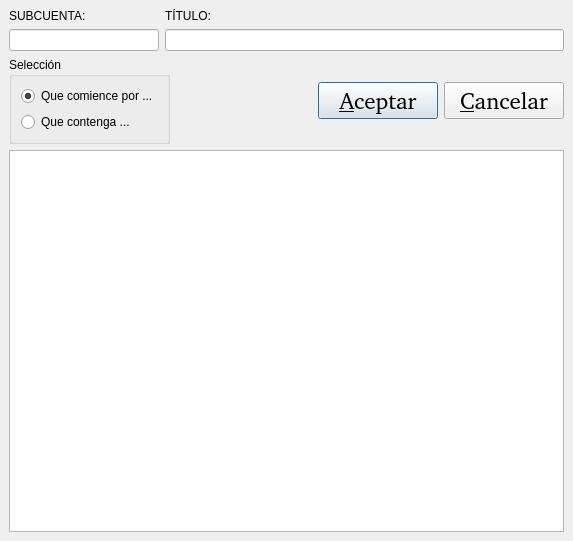
<?xml version="1.0" encoding="UTF-8"?>
<ui version="4.0">
 <author>José Manuel Díez Botella</author>
 <class>buscasubcuenta</class>
 <widget class="QDialog" name="buscasubcuenta">
  <property name="geometry">
   <rect>
    <x>0</x>
    <y>0</y>
    <width>573</width>
    <height>541</height>
   </rect>
  </property>
  <property name="windowTitle">
   <string>Búsqueda Cuenta Auxiliar</string>
  </property>
  <layout class="QVBoxLayout">
   <property name="spacing">
    <number>6</number>
   </property>
   <property name="margin">
    <number>9</number>
   </property>
   <item>
    <layout class="QHBoxLayout">
     <property name="spacing">
      <number>6</number>
     </property>
     <property name="margin">
      <number>0</number>
     </property>
     <item>
      <layout class="QVBoxLayout">
       <property name="spacing">
        <number>6</number>
       </property>
       <property name="margin">
        <number>0</number>
       </property>
       <item>
        <widget class="QLabel" name="TextLabel1">
         <property name="frameShape">
          <enum>QFrame::NoFrame</enum>
         </property>
         <property name="frameShadow">
          <enum>QFrame::Plain</enum>
         </property>
         <property name="text">
          <string>SUBCUENTA:</string>
         </property>
         <property name="wordWrap">
          <bool>false</bool>
         </property>
        </widget>
       </item>
       <item>
        <widget class="QLineEdit" name="SubcuentaLineEdit">
         <property name="maximumSize">
          <size>
           <width>150</width>
           <height>32767</height>
          </size>
         </property>
         <property name="maxLength">
          <number>40</number>
         </property>
        </widget>
       </item>
      </layout>
     </item>
     <item>
      <layout class="QVBoxLayout">
       <property name="spacing">
        <number>6</number>
       </property>
       <property name="margin">
        <number>0</number>
       </property>
       <item>
        <widget class="QLabel" name="TextLabel2">
         <property name="frameShape">
          <enum>QFrame::NoFrame</enum>
         </property>
         <property name="frameShadow">
          <enum>QFrame::Plain</enum>
         </property>
         <property name="text">
          <string>TÍTULO:</string>
         </property>
         <property name="wordWrap">
          <bool>false</bool>
         </property>
        </widget>
       </item>
       <item>
        <widget class="QLineEdit" name="TituloLineEdit">
         <property name="maxLength">
          <number>255</number>
         </property>
        </widget>
       </item>
      </layout>
     </item>
    </layout>
   </item>
   <item>
    <layout class="QHBoxLayout">
     <property name="spacing">
      <number>6</number>
     </property>
     <property name="margin">
      <number>0</number>
     </property>
     <item>
      <widget class="QGroupBox" name="groupBox">
       <property name="title">
        <string>Selección</string>
       </property>
       <layout class="QVBoxLayout">
        <property name="spacing">
         <number>6</number>
        </property>
        <property name="margin">
         <number>9</number>
        </property>
        <item>
         <widget class="QRadioButton" name="ComienceRadioButton">
          <property name="text">
           <string>Que comience por ...</string>
          </property>
          <property name="checked">
           <bool>true</bool>
          </property>
         </widget>
        </item>
        <item>
         <widget class="QRadioButton" name="ContengaRadioButton">
          <property name="text">
           <string>Que contenga ...</string>
          </property>
         </widget>
        </item>
       </layout>
      </widget>
     </item>
     <item>
      <spacer>
       <property name="orientation">
        <enum>Qt::Horizontal</enum>
       </property>
       <property name="sizeHint" stdset="0">
        <size>
         <width>40</width>
         <height>20</height>
        </size>
       </property>
      </spacer>
     </item>
     <item>
      <widget class="QPushButton" name="AceptarBoton">
       <property name="minimumSize">
        <size>
         <width>120</width>
         <height>35</height>
        </size>
       </property>
       <property name="font">
        <font>
         <family>Helvetica [Adobe]</family>
         <pointsize>17</pointsize>
        </font>
       </property>
       <property name="text">
        <string>&amp;Aceptar</string>
       </property>
       <property name="shortcut">
        <string>Alt+A</string>
       </property>
      </widget>
     </item>
     <item>
      <widget class="QPushButton" name="CancelarBoton">
       <property name="minimumSize">
        <size>
         <width>120</width>
         <height>35</height>
        </size>
       </property>
       <property name="font">
        <font>
         <family>Helvetica [Adobe]</family>
         <pointsize>17</pointsize>
        </font>
       </property>
       <property name="text">
        <string>&amp;Cancelar</string>
       </property>
       <property name="shortcut">
        <string>Alt+C</string>
       </property>
      </widget>
     </item>
    </layout>
   </item>
   <item>
    <widget class="QTableView" name="tableView"/>
   </item>
  </layout>
 </widget>
 <layoutdefault spacing="6" margin="11"/>
 <includes>
  <include location="local">funciones.h</include>
 </includes>
 <resources/>
 <connections>
  <connection>
   <sender>AceptarBoton</sender>
   <signal>clicked()</signal>
   <receiver>buscasubcuenta</receiver>
   <slot>accept()</slot>
   <hints>
    <hint type="sourcelabel">
     <x>455</x>
     <y>117</y>
    </hint>
    <hint type="destinationlabel">
     <x>402</x>
     <y>134</y>
    </hint>
   </hints>
  </connection>
  <connection>
   <sender>CancelarBoton</sender>
   <signal>clicked()</signal>
   <receiver>buscasubcuenta</receiver>
   <slot>reject()</slot>
   <hints>
    <hint type="sourcelabel">
     <x>618</x>
     <y>119</y>
    </hint>
    <hint type="destinationlabel">
     <x>618</x>
     <y>153</y>
    </hint>
   </hints>
  </connection>
 </connections>
</ui>
